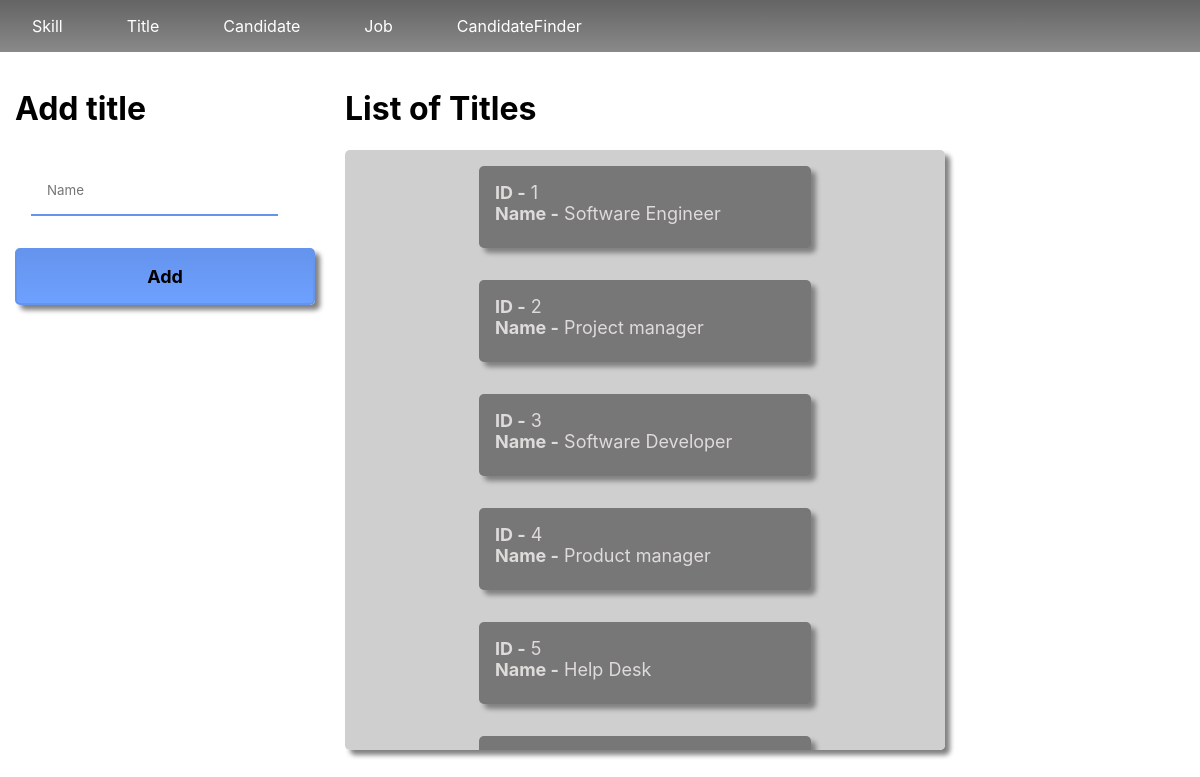
Page /Title on the committed database.
### matcher/models.py (models this page shows, shortened)
class Title(models.Model):
    name = models.CharField(max_length=200,unique=True)

### matcher/views.py (the view)
# urls.py: path('Title', views.Titles , name = "Title"),
def Titles(request):
    try:
        name = request.POST['name']
        title = Title(name = name)
        title.save()
    except Exception as e:
        err = e
    titles = Title.objects.all()
    return render(request , 'titles/titles.html' , {'titles': titles})

### matcher/templates/titles/titles.html (shortened to what this page needs)
{% extends 'home/home.html' %}
{% block body %}
{% load static %}
    <link rel="stylesheet" href="{% static 'matcher/form.css' %}">
    <div class="container">
        <div class="form">
            <form  action="{% url 'app:Title' %}" method="post">
                <div class="skills_Add">
                    <h1>Add title</h1>
                    <input type="text" name="name" id="name" placeholder="Name"/>
                    <button type="submit">Add</button>
                </div>
            </form>
        </div>
        <div>
        <h1>List of Titles</h1>
        <div class="box-data">
            {% for title in titles %}
            <div class="list" style="display: flex;">
                <p><strong>ID -</strong> {{title.id}}</p>
                <p><strong>Name -</strong> {{title.name}}</p>
            </div>
            {% endfor %}
        </div>
    </div>
    </div>
{% endblock body %}

### matcher/static/matcher/nav.css (style rules this page uses)
* { font-family: -apple-system, BlinkMacSystemFont, 'Segoe UI', Roboto, Oxygen, Ubuntu, Cantarell, 'Open Sans', 'Helvetica Neue', sans-serif; }

### matcher/static/matcher/form.css (style rules this page uses)
.form { max-width: 300px; }
.form input { border: none; padding: 1rem; margin: 1rem; border-bottom: 2px solid rgb(100, 148, 237); }
.form button { background: linear-gradient(rgb(100, 148, 237), rgb(110 160 255)); border: 2px solid rgb(100, 148, 237); width: 100%; padding: 1rem; color: rgb(0, 0, 0); font-size: 18px; font-weight: bold; border-radius: 5px; margin: 1rem 0; box-shadow: 5px 5px 5px grey; }
.box-data { max-height: 600px; width: 600px; display: flex; flex-direction: column; align-items: center; overflow: auto; background-color: rgb(207, 207, 207); box-shadow: 5px 5px 5px grey; border-radius: 5px; }
.container { width: 80%; display:flex; justify-content: space-around; }
.container p { margin: 0; color: rgb(223, 219, 219); font-size: 18px; user-select:none; }
.container div, .container label, .container input { user-select:none; }
.list { min-width: 300px; max-width: 300px; min-height: 50px; max-height: 50; padding: 1rem; margin: 1rem; border-radius: 5px; background-color: rgb(119, 119, 119); box-shadow: 5px 5px 5px grey; display: flex; flex-direction: column; }

### rows in the picture
Title: id "1", name "Software Engineer"
Title: id "2", name "Project manager"
Title: id "3", name "Software Developer"
Title: id "4", name "Product manager"
Title: id "5", name "Help Desk"
